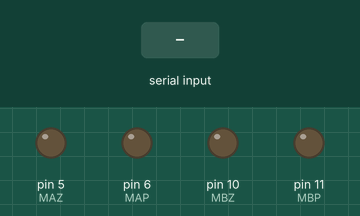
Bench run of a sketch on a simulated Arduino Uno, built with avr-gcc and run on an emulated ATmega328P. Parts: output pins drawn as LEDs (lit = HIGH). The test bench sets the inputs (shaded band). What the sketch prints to the serial monitor is not drawn.

Above: at 1.2 s.
1.3 s: "n" received over the second serial link
At 2.5 s:
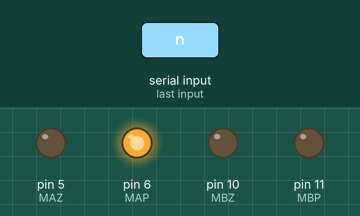
2.8 s: "p" received over the second serial link
At 3.8 s:
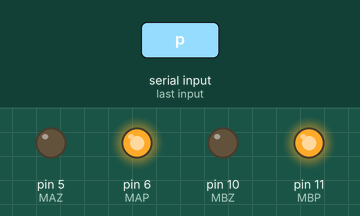
4.3 s: "d" received over the second serial link
At 5.0 s:
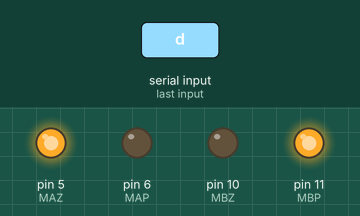
5.8 s: "l" received over the second serial link
At 6.1 s:
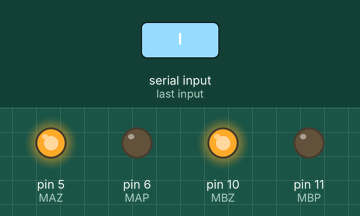
7.3 s: "b" received over the second serial link
At 8.5 s:
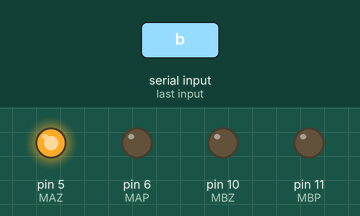
Timing chart, 0 to 9.8 s (numbered marks = the images above; inputs shaded):
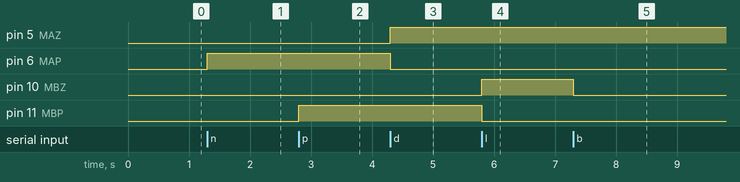

Measured:
- after the input at 1.3 s, pin 6 (MAP): LOW → HIGH at once
- after the input at 2.8 s, pin 11 (MBP): LOW → HIGH at once
- after the input at 4.3 s, pin 5 (MAZ): LOW → HIGH at once; pin 6 (MAP): HIGH → LOW at once
- after the input at 5.8 s, pin 10 (MBZ): LOW → HIGH at once; pin 11 (MBP): HIGH → LOW at once
- after the input at 7.3 s, pin 10 (MBZ): HIGH → LOW at once

The sketch:

ExampleComunicationArduino.ino
```cpp
//Program spínaní 4 pinu pomocí RobConu

//Konzoli nastavit na 9600
#include <SoftwareSerial.h>

//Definování MOTORU
#define MAZ 5  // Motand A doZADU
#define MAP 6  // Motand A doPREDU
#define MBP 11  // Motand B doPREDU
#define MBZ 10  // Motand B doZADU

//TX připojíme na Arduino D3
#define TX_PIN 3

//RX připojíme na Arduino D2
#define RX_PIN 2

//Vytvoří objekt pro komunikaci se zařízením
SoftwareSerial mySerial(TX_PIN,RX_PIN);

//proměnná pro příchozí příkaz
char command;
//proměnná pro předposlední příchozí znak
char secondCommand;

void setup() {
    //Definovani MOTORU
    pinMode(MAZ, OUTPUT);
    pinMode(MAP, OUTPUT);
    pinMode(MBP, OUTPUT);
    pinMode(MBZ, OUTPUT);

    //rychlost komunikace Arduina a BLE
    mySerial.begin(9600);

    //rychlost komunikace Arduino a PC
    Serial.begin(9600);
}

void loop() {
  //V případě aktivity v komunikaci
  if (mySerial.available()){
    //Zápis příchozího znaku do proměnné command a druhého příchozího znaku do secondCommand
    secondCommand = command;
    command = mySerial.read();

    //Kontrolní výpis příchozích znaku do PC
    Serial.write("\n A:");
    Serial.write(command);
    Serial.write("\n S:");
    Serial.write(secondCommand);

    //Switch pro vyběr akce
    switch (command) {
      case 'n':
        digitalWrite(MAZ, LOW);
        digitalWrite(MAP, HIGH);
        break;
      case 'p':
        digitalWrite(MBZ, LOW);
        digitalWrite(MBP, HIGH);
        break;
      case 'd':
        digitalWrite(MAP, LOW);
        digitalWrite(MAZ, HIGH);
        break;
      case 'l':
        digitalWrite(MBP, LOW);
        digitalWrite(MBZ, HIGH);
        break;
      //"b" je negujcí prefix
      case 'b':
        switch (secondCommand) {
          case 'n':
            digitalWrite(MAP, LOW);
            break;
          case 'p':
            digitalWrite(MBP, LOW);
            break;
          case 'd':
            digitalWrite(MAZ, LOW);
            break;
          case 'l':
            digitalWrite(MBZ, LOW);
            break;
        }
        break;
    }
  }
}
```
